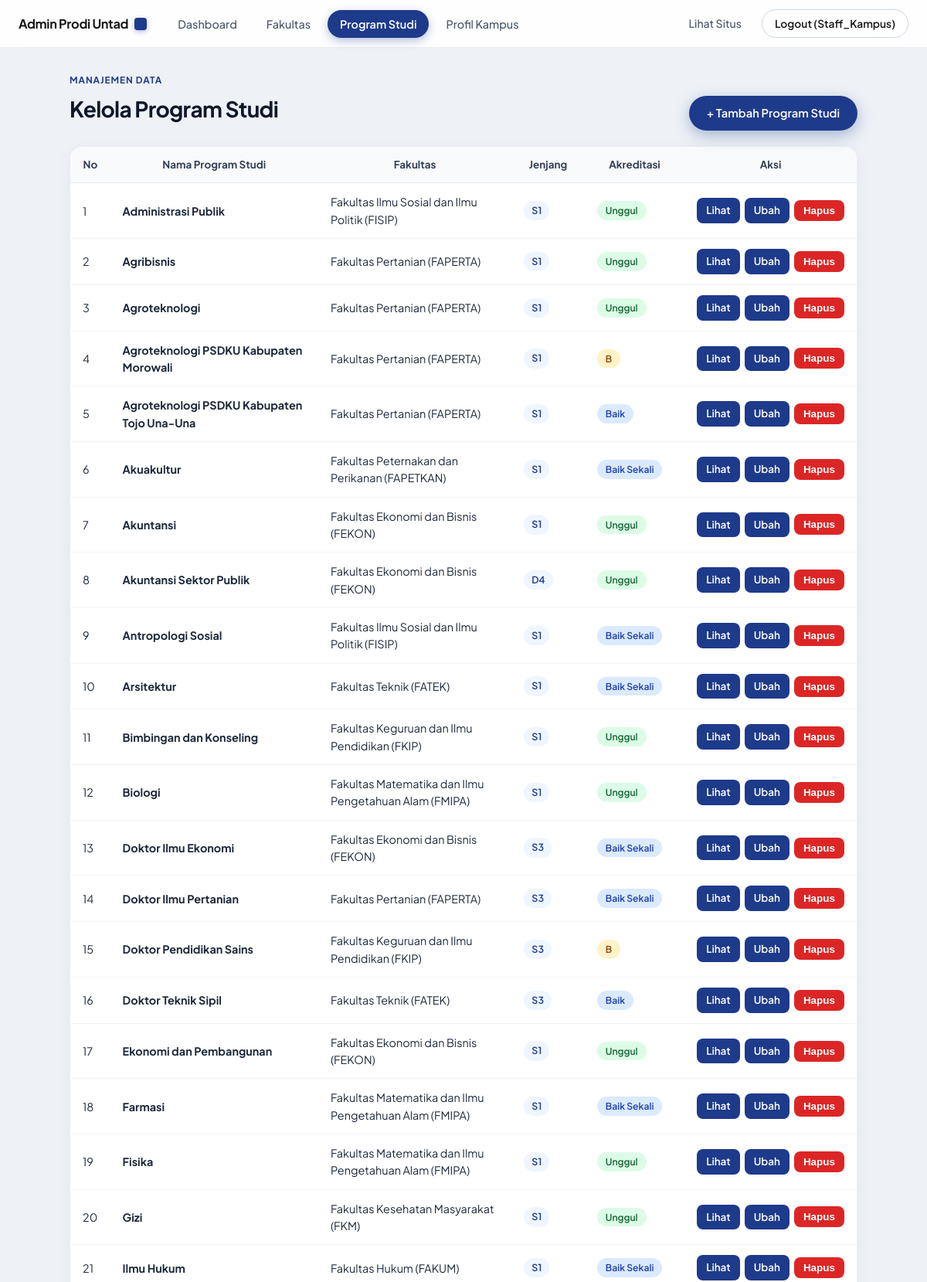
The page /index.php?c=adminprodi (signed in, upper part) on the database its author committed.
### tables this page shows
CREATE TABLE `prodi` (
  `id` int NOT NULL AUTO_INCREMENT,
  `fakultas_id` int NOT NULL,
  `nama_prodi` varchar(150) NOT NULL,
  `jenjang` varchar(20) NOT NULL DEFAULT 'S1',
  `akreditasi` varchar(50) DEFAULT 'Baik',
  `gelar_lulusan` varchar(50) DEFAULT NULL,
  `ukt` varchar(100) DEFAULT NULL,
  `deskripsi` text,
  `visi_misi` text,
  `kurikulum` text,
  `prospek_kerja` text,
  `jalur_penerimaan` text,
  `foto_gedung` varchar(255) DEFAULT NULL,
  `maps_embed_url` text,
  PRIMARY KEY (`id`),
  KEY `fk_prodi_fakultas` (`fakultas_id`),
  CONSTRAINT `fk_prodi_fakultas` FOREIGN KEY (`fakultas_id`) REFERENCES `fakultas` (`id`) ON DELETE RESTRICT
);

CREATE TABLE `fakultas` (
  `id` int NOT NULL AUTO_INCREMENT,
  `nama_fakultas` varchar(100) NOT NULL,
  `foto_fakultas` varchar(255) DEFAULT NULL,
  PRIMARY KEY (`id`)
);

### app/controllers/Controller.php (called while the page is built)
<?php
abstract class Controller {
    protected function render(string $view, array $data = [], string $layout = 'layout'): void {
        extract($data);
        require __DIR__ . "/../views/$layout/header.php";
        require __DIR__ . "/../views/$view.php";
        require __DIR__ . "/../views/$layout/footer.php";
    }
}

### app/controllers/AdminBaseController.php (called while the page is built, shortened)
<?php
require_once __DIR__ . '/Controller.php';
abstract class AdminBaseController extends Controller {
    protected function renderAdmin(string $view, array $data = []): void {
        $this->render("admin/$view", $data, 'admin/layout');
    }
}

### app/controllers/AdminProdiController.php (called while the page is built, shortened)
<?php
require_once __DIR__ . '/AdminBaseController.php';
require_once __DIR__ . '/../models/Prodi.php';
class AdminProdiController extends AdminBaseController {
    public function index(): void {
        $this->renderAdmin('prodi/index', ['prodi' => Prodi::search()]);
    }
}

### index.php (called while the page is built, shortened)
<?php
require_once __DIR__ . '/config/database.php';
require_once __DIR__ . '/app/helpers/functions.php';
$a = $_GET['a'] ?? 'index';
$controller = new $controllerName();
$controller->$a();

### config/database.php (called while the page is built)
<?php
function getDB(): PDO {
    static $pdo = null;
    if ($pdo === null) {
        $pdo = new PDO(
            'mysql:host=localhost;dbname=db_tubes_rpl;charset=utf8mb4',
            'root',
            '',
            [
                PDO::ATTR_ERRMODE => PDO::ERRMODE_EXCEPTION,
                PDO::ATTR_DEFAULT_FETCH_MODE => PDO::FETCH_ASSOC,
            ]
        );
    }
    return $pdo;
}

### app/models/Prodi.php (called while the page is built, shortened)
<?php
class Prodi {
    public static function search(string $keyword = '', int $fakultasId = 0, string $jenjang = ''): array {
        $sql = "SELECT p.*, p.nama_prodi AS nama, f.nama_fakultas AS fakultas_nama
                FROM prodi p
                JOIN fakultas f ON f.id = p.fakultas_id
                WHERE 1=1";
        $params = [];
        $sql .= " ORDER BY p.nama_prodi";
        $st = getDB()->prepare($sql);
        $st->execute($params);
        return $st->fetchAll();
    }
}

### app/helpers/functions.php (called while the page is built, shortened)
<?php
function e($s): string {
    return htmlspecialchars((string)$s, ENT_QUOTES, 'UTF-8');
}

### app/views/admin/prodi/index.php (the view, shortened to what this page needs)
<?php
if (!function_exists('kelas_akreditasi_admin')) {
    function kelas_akreditasi_admin(string $akreditasi): string
    {
        $teks = strtolower(trim($akreditasi));
        if (str_contains($teks, 'unggul') || $teks === 'a') {
            return 'admin-badge-unggul';
        }
        if (str_contains($teks, 'baik sekali') || str_contains($teks, 'baik')) {
            return 'admin-badge-baik';
        }
        return 'admin-badge-standar';
    }
}
?>
<div class="bar admin-bar">
    <div>
        <span class="admin-eyebrow">Manajemen Data</span>
        <h1>Kelola Program Studi</h1>
    </div>
    <a class="btn btn-primary-pill" href="index.php?c=adminprodi&a=tambah">+ Tambah Program Studi</a>
</div>
<?php if (!$prodi): ?>
    <div class="admin-empty-card">
        <p>Belum ada program studi.</p>
    </div>
<?php else: ?>
<div class="admin-table-card">
    <table class="tabel admin-tabel">
        <thead>
            <tr>
                <th>No</th>
                <th>Nama Program Studi</th>
                <th>Fakultas</th>
                <th>Jenjang</th>
                <th>Akreditasi</th>
                <th>Aksi</th>
            </tr>
        </thead>
        <tbody>
            <?php foreach ($prodi as $i => $p): ?>
                <?php
                $akre = trim((string)($p['akreditasi'] ?? ''));
                $badgeClass = kelas_akreditasi_admin($akre);
                ?>
                <tr>
                    <td><?= $i + 1 ?></td>
                    <td><strong><?= e($p['nama']) ?></strong></td>
                    <td><?= e($p['fakultas_nama']) ?></td>
                    <td><span class="admin-jenjang-badge"><?= e($p['jenjang']) ?></span></td>
                    <td>
                        <?php if ($akre !== ''): ?>
                            <span class="admin-akre-badge <?= e($badgeClass) ?>"><?= e($akre) ?></span>
                        <?php endif; ?>
                    </td>
                    <td class="admin-aksi-cell">
                        <div class="admin-aksi-group">
                            <a class="btn kecil" href="index.php?c=prodi&a=detail&id=<?= (int)$p['id'] ?>" target="_blank">Lihat</a>
                            <a class="btn kecil" href="index.php?c=adminprodi&a=ubah&id=<?= (int)$p['id'] ?>">Ubah</a>
                            <form class="inline" method="post" action="index.php?c=adminprodi&a=hapus"
                                  onsubmit="return confirm('Hapus program studi ini?');">
                                <button class="btn kecil bahaya" type="submit">Hapus</button>
                            </form>
                        </div>
                    </td>
                </tr>
            <?php endforeach; ?>
        </tbody>
    </table>
</div>
<?php endif; ?>

### public/css/style.css (style rules this page uses)
html { scroll-behavior: smooth; box-sizing: border-box; }
*, *::before, *::after { box-sizing: inherit; }
body { margin: 0; font-family: "Plus Jakarta Sans", "Segoe UI", -apple-system, BlinkMacSystemFont, sans-serif; background: #eef2f7; color: #18181b; line-height: 1.55; opacity: 1; transition: opacity 0.22s ease; -webkit-font-smoothing: antialiased; }
body.admin-body { background: #eef2f7; color: #18181b; }
.admin-page-head h1, .admin-bar h1 { margin: 4px 0 6px; font-size: 1.75rem; font-weight: 700; letter-spacing: -0.025em; color: #0f172a; }
.admin-eyebrow { display: inline-block; font-size: 0.74rem; font-weight: 700; letter-spacing: 0.08em; text-transform: uppercase; color: #1e3a8a; }
.admin-bar { display: flex; justify-content: space-between; align-items: flex-end; gap: 16px; flex-wrap: wrap; margin-bottom: 20px; }
.admin-table-card { background: #ffffff; border-radius: 16px; border: 1px solid rgba(15, 23, 42, 0.08); box-shadow: 0 4px 18px rgba(15, 23, 42, 0.05); overflow-x: auto; }
.admin-tabel { width: 100%; border-collapse: collapse; box-shadow: none; border-radius: 0; }
.admin-tabel th { background: #f8fafc; color: #334155; font-size: 0.84rem; font-weight: 700; padding: 13px 16px; border-bottom: 1px solid #e2e8f0; }
.admin-tabel td { padding: 13px 16px; border-bottom: 1px solid #f1f5f9; color: #1e293b; font-size: 0.9rem; }
.admin-count-badge, .admin-jenjang-badge { display: inline-flex; align-items: center; padding: 3px 10px; border-radius: 999px; font-size: 0.78rem; font-weight: 600; background: #eff6ff; color: #1e3a8a; }
.admin-akre-badge { display: inline-flex; align-items: center; padding: 3px 11px; border-radius: 999px; font-size: 0.76rem; font-weight: 600; }
.admin-badge-unggul { background: #dcfce7; color: #166534; }
.admin-badge-baik { background: #dbeafe; color: #1e40af; }
.admin-badge-standar { background: #fef3c7; color: #92400e; }
.admin-aksi-cell { white-space: nowrap; }
.admin-aksi-group { display: inline-flex; align-items: center; gap: 6px; flex-wrap: nowrap; }
.btn { display: inline-flex; align-items: center; justify-content: center; gap: 6px; background: #1e3a8a; color: #ffffff; padding: 10px 20px; border: 1px solid transparent; border-radius: 8px; text-decoration: none; font-size: 0.92rem; font-weight: 600; cursor: pointer; transition: background-color 0.2s ease, transform 0.2s ease, box-shadow 0.2s ease; }
.btn-primary-pill { border-radius: 999px; padding: 10px 22px; background: #1e3a8a; color: #ffffff; box-shadow: 0 6px 20px rgba(30, 58, 138, 0.35); }
.btn.kecil { padding: 5px 11px; font-size: 0.84rem; }
.btn.bahaya { background: #dc2626; }
form.inline { display: inline; }

### rows shown on the page
prodi: nama_prodi "Administrasi Publik", fakultas.nama_fakultas "Fakultas Ilmu Sosial dan Ilmu Politik (FISIP)", jenjang "S1", akreditasi "Unggul"
prodi: nama_prodi "Agribisnis", fakultas.nama_fakultas "Fakultas Pertanian (FAPERTA)", jenjang "S1", akreditasi "Unggul"
prodi: nama_prodi "Agroteknologi", fakultas.nama_fakultas "Fakultas Pertanian (FAPERTA)", jenjang "S1", akreditasi "Unggul"
prodi: nama_prodi "Agroteknologi PSDKU Kabupaten Morowali", fakultas.nama_fakultas "Fakultas Pertanian (FAPERTA)", jenjang "S1", akreditasi "B"
prodi: nama_prodi "Agroteknologi PSDKU Kabupaten Tojo Una-Una", fakultas.nama_fakultas "Fakultas Pertanian (FAPERTA)", jenjang "S1", akreditasi "Baik"
prodi: nama_prodi "Akuakultur", fakultas.nama_fakultas "Fakultas Peternakan dan Perikanan (FAPETKAN)", jenjang "S1", akreditasi "Baik Sekali"
prodi: nama_prodi "Akuntansi", fakultas.nama_fakultas "Fakultas Ekonomi dan Bisnis (FEKON)", jenjang "S1", akreditasi "Unggul"
prodi: nama_prodi "Akuntansi Sektor Publik", fakultas.nama_fakultas "Fakultas Ekonomi dan Bisnis (FEKON)", jenjang "D4", akreditasi "Unggul"
prodi: nama_prodi "Antropologi Sosial", fakultas.nama_fakultas "Fakultas Ilmu Sosial dan Ilmu Politik (FISIP)", jenjang "S1", akreditasi "Baik Sekali"
prodi: nama_prodi "Arsitektur", fakultas.nama_fakultas "Fakultas Teknik (FATEK)", jenjang "S1", akreditasi "Baik Sekali"
prodi: nama_prodi "Bimbingan dan Konseling", fakultas.nama_fakultas "Fakultas Keguruan dan Ilmu Pendidikan (FKIP)", jenjang "S1", akreditasi "Unggul"
prodi: nama_prodi "Biologi", fakultas.nama_fakultas "Fakultas Matematika dan Ilmu Pengetahuan Alam (FMIPA)", jenjang "S1", akreditasi "Unggul"
prodi: nama_prodi "Doktor Ilmu Ekonomi", fakultas.nama_fakultas "Fakultas Ekonomi dan Bisnis (FEKON)", jenjang "S3", akreditasi "Baik Sekali"
prodi: nama_prodi "Doktor Ilmu Pertanian", fakultas.nama_fakultas "Fakultas Pertanian (FAPERTA)", jenjang "S3", akreditasi "Baik Sekali"
prodi: nama_prodi "Doktor Pendidikan Sains", fakultas.nama_fakultas "Fakultas Keguruan dan Ilmu Pendidikan (FKIP)", jenjang "S3", akreditasi "B"
prodi: nama_prodi "Doktor Teknik Sipil", fakultas.nama_fakultas "Fakultas Teknik (FATEK)", jenjang "S3", akreditasi "Baik"
prodi: nama_prodi "Ekonomi dan Pembangunan", fakultas.nama_fakultas "Fakultas Ekonomi dan Bisnis (FEKON)", jenjang "S1", akreditasi "Unggul"
prodi: nama_prodi "Farmasi", fakultas.nama_fakultas "Fakultas Matematika dan Ilmu Pengetahuan Alam (FMIPA)", jenjang "S1", akreditasi "Baik Sekali"
prodi: nama_prodi "Fisika", fakultas.nama_fakultas "Fakultas Matematika dan Ilmu Pengetahuan Alam (FMIPA)", jenjang "S1", akreditasi "Unggul"
prodi: nama_prodi "Gizi", fakultas.nama_fakultas "Fakultas Kesehatan Masyarakat (FKM)", jenjang "S1", akreditasi "Unggul"
prodi: nama_prodi "Ilmu Hukum", fakultas.nama_fakultas "Fakultas Hukum (FAKUM)", jenjang "S1", akreditasi "Baik Sekali"

### other values the page prints
$_SESSION['admin_nama'] "Staff_Kampus"
